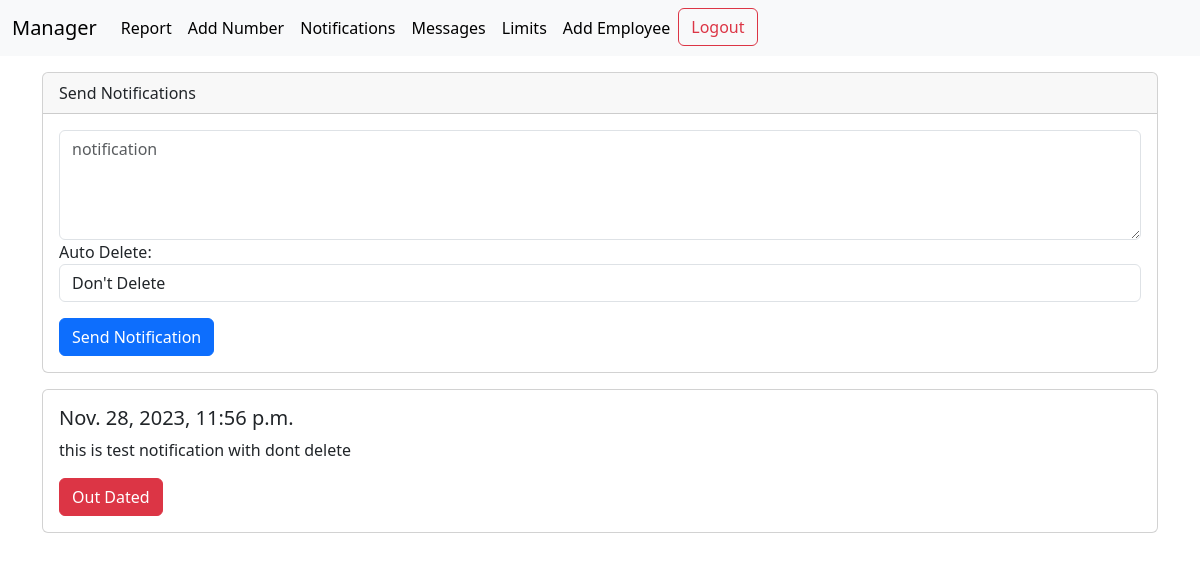
The app's page /manager/notifications (signed in) with its own data.
### manager/models.py (models this page shows)
class Notifications(models.Model):
    NOTIFICATION_CHOICES = [
        ('one_day', 'One Day'),
        ('three_days', 'Three Days'),
        ('one_week', 'One Week'),
        ('one_month', 'One Month'),
        ('no_delete', "Don't Delete"),
        ('out_dated', "out_dated"),
    ]
    notifications = models.TextField()
    date = models.DateTimeField(auto_now_add=True)
    auto_delete = models.CharField(max_length=20, choices=NOTIFICATION_CHOICES, default='no_delete')
    @property
    def is_outdated(self):
        time_diff = timezone.now() - self.date
        if self.auto_delete == 'one_day' and time_diff.days >= 1:
            return True
        elif self.auto_delete == 'three_days' and time_diff.days >= 3:
            return True
        elif self.auto_delete == 'one_week' and time_diff.days >= 7:
            return True
        elif self.auto_delete == 'one_month' and time_diff.days >= 30:
            return True
        elif self.auto_delete == 'out_dated':
            return True
        else:
            return False

### manager/views.py (the view, shortened to what this page needs)
# urls.py: path('notifications', notifications, name='notifications'),
@staff_member_required(login_url='login_with_otp')
def notifications(request):
    allnotification = Notifications.objects.all().order_by('-date')
    context={
        'notifications':allnotification
    }
    return render(request, 'manager/notifications.html',context)

### templates/manager/notifications.html (shortened to what this page needs)
{% extends 'manager/base.html' %}
{% load static %}
{% block body %}
   <div class="container mt-3">
    <div class="card">
        <div class="card-header">
            Send Notifications
        </div>
        <div class="card-body">
            <form method="post" action="{% url 'notifications' %}" enctype="multipart/form-data">
                <div class="form-group">
                  <textarea class="form-control" placeholder="notification" id="notifications" name="notifications" rows="4" required></textarea>
                </div>
                <div class="form-group">
                  <label for="auto_delete">Auto Delete:</label>
                  <select class="form-control"  id="auto_delete" name="auto_delete" required>
                    <option value="no_delete">Don't Delete</option>
                  </select>
                </div>
                <div class="mt-3">
                    <button type="submit" class="btn btn-primary">Send Notification</button>
                </div>
              </form>
        </div>
    </div>
    {% for notification in notifications %}
    {% if notification.is_outdated == False %}
    <div class="card mt-3">
        <div class="card-body">
          <h5 class="card-title">{{notification.date}}</h5>
          <p class="card-text">{{notification.notifications}}</p>
          <a href="{% url 'outdated_notification' notification.id %}" class="btn btn-danger">Out Dated</a>
        </div>
      </div>
    {% endif %}
    {% endfor %}
</div>
    {% endblock body %}

### records on screen
Notifications: date "Nov. 28, 2023, 11:56 p.m.", notifications "this is test notification with dont delete"
